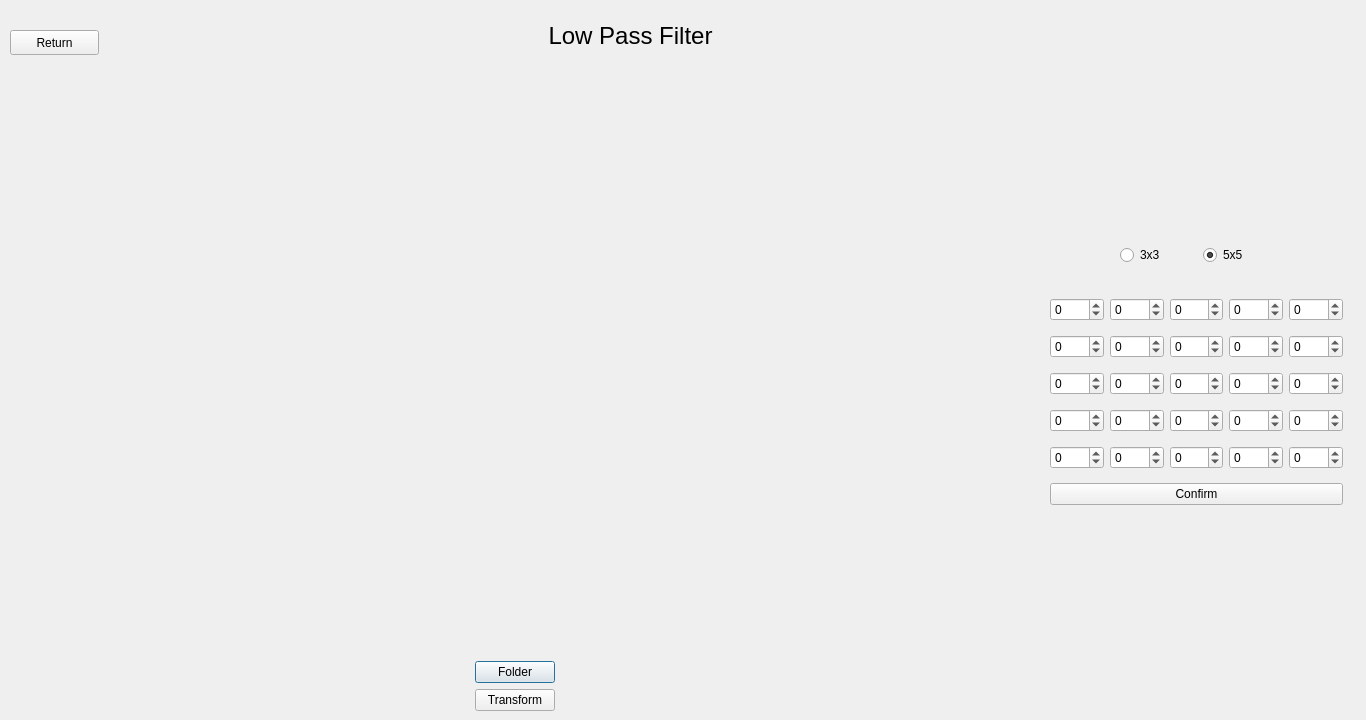
<?xml version="1.0" encoding="UTF-8"?>
<ui version="4.0">
 <class>lowpassfilt</class>
 <widget class="QDialog" name="lowpassfilt">
  <property name="geometry">
   <rect>
    <x>0</x>
    <y>0</y>
    <width>1366</width>
    <height>720</height>
   </rect>
  </property>
  <property name="sizePolicy">
   <sizepolicy hsizetype="Fixed" vsizetype="Fixed">
    <horstretch>0</horstretch>
    <verstretch>0</verstretch>
   </sizepolicy>
  </property>
  <property name="minimumSize">
   <size>
    <width>1366</width>
    <height>720</height>
   </size>
  </property>
  <property name="maximumSize">
   <size>
    <width>1366</width>
    <height>720</height>
   </size>
  </property>
  <property name="windowTitle">
   <string>Dialog</string>
  </property>
  <widget class="QLabel" name="label">
   <property name="geometry">
    <rect>
     <x>520</x>
     <y>10</y>
     <width>221</width>
     <height>51</height>
    </rect>
   </property>
   <property name="font">
    <font>
     <pointsize>18</pointsize>
    </font>
   </property>
   <property name="text">
    <string>Low Pass Filter</string>
   </property>
   <property name="alignment">
    <set>Qt::AlignCenter</set>
   </property>
  </widget>
  <widget class="QWidget" name="horizontalLayoutWidget">
   <property name="geometry">
    <rect>
     <x>10</x>
     <y>80</y>
     <width>1011</width>
     <height>631</height>
    </rect>
   </property>
   <layout class="QHBoxLayout" name="horizontalLayout">
    <item>
     <layout class="QVBoxLayout" name="verticalLayout">
      <item>
       <widget class="QLabel" name="foldImageLbl">
        <property name="text">
         <string/>
        </property>
       </widget>
      </item>
      <item alignment="Qt::AlignHCenter">
       <widget class="QPushButton" name="foldBtn">
        <property name="text">
         <string>Folder</string>
        </property>
       </widget>
      </item>
      <item alignment="Qt::AlignHCenter">
       <widget class="QPushButton" name="transBtn">
        <property name="text">
         <string>Transform</string>
        </property>
       </widget>
      </item>
     </layout>
    </item>
   </layout>
  </widget>
  <widget class="QPushButton" name="retBtn">
   <property name="geometry">
    <rect>
     <x>10</x>
     <y>30</y>
     <width>89</width>
     <height>25</height>
    </rect>
   </property>
   <property name="text">
    <string>Return</string>
   </property>
  </widget>
  <widget class="QWidget" name="verticalLayoutWidget_2">
   <property name="geometry">
    <rect>
     <x>1050</x>
     <y>290</y>
     <width>293</width>
     <height>228</height>
    </rect>
   </property>
   <layout class="QVBoxLayout" name="verticalLayout_4">
    <item>
     <layout class="QHBoxLayout" name="horizontalLayout_5">
      <item>
       <widget class="QSpinBox" name="spinBox_1">
        <property name="minimum">
         <number>-99</number>
        </property>
        <property name="value">
         <number>0</number>
        </property>
       </widget>
      </item>
      <item>
       <widget class="QSpinBox" name="spinBox_2">
        <property name="minimum">
         <number>-99</number>
        </property>
        <property name="value">
         <number>0</number>
        </property>
       </widget>
      </item>
      <item>
       <widget class="QSpinBox" name="spinBox_3">
        <property name="minimum">
         <number>-99</number>
        </property>
        <property name="value">
         <number>0</number>
        </property>
       </widget>
      </item>
      <item>
       <widget class="QSpinBox" name="spinBox_4">
        <property name="minimum">
         <number>-99</number>
        </property>
        <property name="value">
         <number>0</number>
        </property>
       </widget>
      </item>
      <item>
       <widget class="QSpinBox" name="spinBox_5">
        <property name="minimum">
         <number>-99</number>
        </property>
        <property name="value">
         <number>0</number>
        </property>
       </widget>
      </item>
     </layout>
    </item>
    <item>
     <layout class="QHBoxLayout" name="horizontalLayout_6">
      <item>
       <widget class="QSpinBox" name="spinBox_6">
        <property name="minimum">
         <number>-99</number>
        </property>
        <property name="value">
         <number>0</number>
        </property>
       </widget>
      </item>
      <item>
       <widget class="QSpinBox" name="spinBox_7">
        <property name="minimum">
         <number>-99</number>
        </property>
        <property name="value">
         <number>0</number>
        </property>
       </widget>
      </item>
      <item>
       <widget class="QSpinBox" name="spinBox_8">
        <property name="minimum">
         <number>-99</number>
        </property>
        <property name="value">
         <number>0</number>
        </property>
       </widget>
      </item>
      <item>
       <widget class="QSpinBox" name="spinBox_9">
        <property name="minimum">
         <number>-99</number>
        </property>
        <property name="value">
         <number>0</number>
        </property>
       </widget>
      </item>
      <item>
       <widget class="QSpinBox" name="spinBox_10">
        <property name="minimum">
         <number>-99</number>
        </property>
        <property name="value">
         <number>0</number>
        </property>
       </widget>
      </item>
     </layout>
    </item>
    <item>
     <layout class="QHBoxLayout" name="horizontalLayout_7">
      <item>
       <widget class="QSpinBox" name="spinBox_11">
        <property name="minimum">
         <number>-99</number>
        </property>
        <property name="value">
         <number>0</number>
        </property>
       </widget>
      </item>
      <item>
       <widget class="QSpinBox" name="spinBox_12">
        <property name="minimum">
         <number>-99</number>
        </property>
        <property name="value">
         <number>0</number>
        </property>
       </widget>
      </item>
      <item>
       <widget class="QSpinBox" name="spinBox_13">
        <property name="minimum">
         <number>-99</number>
        </property>
        <property name="value">
         <number>0</number>
        </property>
       </widget>
      </item>
      <item>
       <widget class="QSpinBox" name="spinBox_14">
        <property name="minimum">
         <number>-99</number>
        </property>
        <property name="value">
         <number>0</number>
        </property>
       </widget>
      </item>
      <item>
       <widget class="QSpinBox" name="spinBox_15">
        <property name="minimum">
         <number>-99</number>
        </property>
        <property name="value">
         <number>0</number>
        </property>
       </widget>
      </item>
     </layout>
    </item>
    <item>
     <layout class="QHBoxLayout" name="horizontalLayout_8">
      <item>
       <widget class="QSpinBox" name="spinBox_16">
        <property name="minimum">
         <number>-99</number>
        </property>
        <property name="value">
         <number>0</number>
        </property>
       </widget>
      </item>
      <item>
       <widget class="QSpinBox" name="spinBox_17">
        <property name="minimum">
         <number>-99</number>
        </property>
        <property name="value">
         <number>0</number>
        </property>
       </widget>
      </item>
      <item>
       <widget class="QSpinBox" name="spinBox_18">
        <property name="minimum">
         <number>-99</number>
        </property>
        <property name="value">
         <number>0</number>
        </property>
       </widget>
      </item>
      <item>
       <widget class="QSpinBox" name="spinBox_19">
        <property name="minimum">
         <number>-99</number>
        </property>
        <property name="value">
         <number>0</number>
        </property>
       </widget>
      </item>
      <item>
       <widget class="QSpinBox" name="spinBox_20">
        <property name="minimum">
         <number>-99</number>
        </property>
        <property name="value">
         <number>0</number>
        </property>
       </widget>
      </item>
     </layout>
    </item>
    <item>
     <layout class="QHBoxLayout" name="horizontalLayout_9">
      <item>
       <widget class="QSpinBox" name="spinBox_21">
        <property name="minimum">
         <number>-99</number>
        </property>
        <property name="value">
         <number>0</number>
        </property>
       </widget>
      </item>
      <item>
       <widget class="QSpinBox" name="spinBox_22">
        <property name="minimum">
         <number>-99</number>
        </property>
        <property name="value">
         <number>0</number>
        </property>
       </widget>
      </item>
      <item>
       <widget class="QSpinBox" name="spinBox_23">
        <property name="minimum">
         <number>-99</number>
        </property>
        <property name="value">
         <number>0</number>
        </property>
       </widget>
      </item>
      <item>
       <widget class="QSpinBox" name="spinBox_24">
        <property name="minimum">
         <number>-99</number>
        </property>
        <property name="value">
         <number>0</number>
        </property>
       </widget>
      </item>
      <item>
       <widget class="QSpinBox" name="spinBox_25">
        <property name="minimum">
         <number>-99</number>
        </property>
        <property name="value">
         <number>0</number>
        </property>
       </widget>
      </item>
     </layout>
    </item>
    <item>
     <widget class="QPushButton" name="confBtn_2">
      <property name="text">
       <string>Confirm</string>
      </property>
     </widget>
    </item>
   </layout>
  </widget>
  <widget class="QWidget" name="horizontalLayoutWidget_2">
   <property name="geometry">
    <rect>
     <x>1120</x>
     <y>240</y>
     <width>160</width>
     <height>31</height>
    </rect>
   </property>
   <layout class="QHBoxLayout" name="horizontalLayout_2">
    <item>
     <widget class="QRadioButton" name="x3rad">
      <property name="text">
       <string>3x3</string>
      </property>
     </widget>
    </item>
    <item>
     <widget class="QRadioButton" name="x5rad">
      <property name="text">
       <string>5x5</string>
      </property>
      <property name="checked">
       <bool>true</bool>
      </property>
     </widget>
    </item>
   </layout>
  </widget>
 </widget>
 <resources/>
 <connections/>
</ui>
